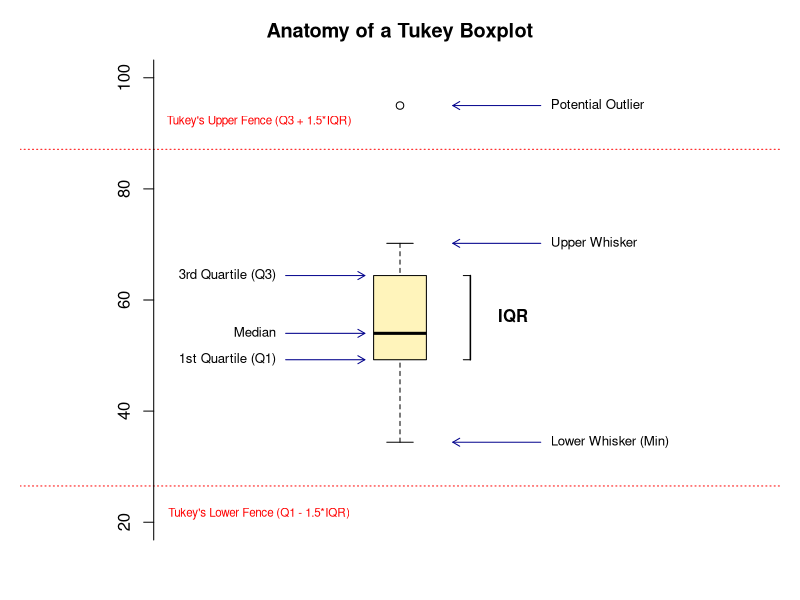

Write the R code that produced this figure.
#-------------------------------------------------------------------------------
# TITLE: Fig4_final.R
# AUTHOR: Michael J. Marino, PhD
# DATE: 2026-04-20
# MANUSCRIPT: "A Robust Workflow for Exploratory Data Analysis and Outlier 
#   Management in Small-Sample Pharmacological Datasets" (Submitted)
#
# REPOSITORY: https://github.com/mjmarino-phd/pharmacology-small-sample-EDA
# 
# LICENSE: MIT License (c) 2026 Michael J. Marino
#   Permission is granted to use, modify, and distribute this code for any 
#   purpose, provided that the manuscript above is cited in any resulting 
#   publications or derivative works.
#
# DESCRIPTION: This script generates figure 4 from the manuscript and is 
#   annotated to provide a beginner friendly introduction to the R programming language.
#-------------------------------------------------------------------------------


# Clear environment: Prevents variables from previous projects 
# from interfering with your current analysis.
rm(list = ls())

# Tip for Publication: Journals usually require high-resolution TIFFs.
# The code below is a "file device." When active, R redirects the plot 
# from the screen directly to a high-quality file in your working directory.
# Remove the "#" in the line below and change the Figure file name as needed
# You will also need to remove the '#' from the last line of code in this file

# tiff("Figure4_Final.tif", width = 8, height = 4.5, units = "in", res = 300, compression = "lzw")


# Resetting the Canvas:
# R 'remembers' the layout from the previous figure (e.g., the 4-panel Fig 3).
# par(mfrow = c(1, 1)) forces the plotting window back to a single, 
# full-page layout. This ensures Fig 4 doesn't get 'squashed' into a corner.
par(mfrow = c(1, 1), mar = c(3, 1, 3, 1)) # Tighten margins for text


#--------------------Figure 4:  Anatomy of a boxplot--------------------------


#--------------------FUNCTIONS--------------------

#-------------------------------------------------------------------------------
# FUNCTION: label_feature
# Purpose: Draws an arrow and a text label pointing to specific boxplot features.
# This ensures that our 'Anatomy' labels don't overlap the plot itself.
#-------------------------------------------------------------------------------

label_feature <- function(y_val, label, side = 1) {
  # The 'side' argument determines if the label sits on the right or left.
  # side = 1: Right-hand side (defaults)
  # side = -1: Left-hand side
  
  if (side == 1) {
    # RIGHT SIDE: Arrow points from 1.4 back toward the box (1.15)
    x_start <- 1.4
    x_end <- 1.15 
    position <- 4   # pos=4: Places text to the RIGHT of the x_start coordinate
  
  } else {
    # LEFT SIDE: Arrow points from 0.675 forward toward the box (0.9)
    # These coordinates are shifted to provide a clean, symmetrical look.
    x_start <- 0.675 
    x_end <- 0.9
    position <- 2   # pos=2: Places text to the LEFT of the x_start coordinate
  }
  
  # Draw the pointer arrow
  # length = 0.08 defines the size of the arrowhead.
  arrows(x_start, y_val, x_end, y_val, length = 0.08, col = "darkblue")
  
  # 2. Add the text label
  # cex = 0.8 slightly shrinks the text
  text(x_start, y_val, label, pos = position, cex = 0.8)
}

#--------------------End FUNCTIONS--------------------




# Generate a generic Tukey boxplot
# Defining a Typical 'Small-n' Pharmacological Dataset
# This vector represents a standard experimental group (n=11). 
# Note the final value (95.0), which appears significantly higher than the rest.
data_skewed <- c(63.7, 34.4, 53.6, 56.3, 54.0, 48.9, 65.1, 49.1, 70.2, 49.4, 95.0)

# boxplot.stats() returns 5 values: 
# [Lower Whisker, 1st Quartile, Median, 3rd Quartile, Upper Whisker]
# Note: Whiskers are NOT the min/max if outliers are present!
stats <- boxplot.stats(data_skewed)$stats

# Defining the Interquartile Range (IQR)
# The IQR (the height of the box) represents the middle 50% of your data.
# stats[4] is the 3rd Quartile (75th percentile)
# stats[2] is the 1st Quartile (25th percentile)
# Using R's 1-indexing: Index 4 is the top of the box, Index 2 is the bottom.
iqr <- stats[4] - stats[2]

# Calculating the Tukey 'Fences'
# John Tukey defined outliers as points falling more than 1.5x the IQR 
# away from the edge of the box. 
# These fences determine where the 'whiskers' end and 'outliers' begin.

upper_fence <- stats[4] + 1.5 * iqr
lower_fence <- stats[2] - 1.5 * iqr

# Setup the Blank Canvas
# We use plot(NULL) to define our axis limits without drawing any data yet.
# xlim = c(0, 2): Since the boxplot sits at x=1, this gives us equal space 
# on the left and right for our descriptive labels.
# ylim = c(20, 100): We set the scale to comfortably fit our outlier (95.0) 
# and the lower fence.
plot(NULL, xlim = c(0, 2), 
     ylim = c(20, 100), 
     axes = FALSE, 
     xlab = "", 
     ylab = "", 
     main = "Anatomy of a Tukey Boxplot")


# Draw the actual Boxplot
# at = 1: Places the plot in the center of our 0-2 canvas.
# add = TRUE: This is critical! It tells R to draw ON TOP of our blank plot.
# col = "#FFD70044": An 'alpha-blended' gold color. The '44' at the end 
# makes it transparent, a professional look that prevents the box from 
# obscuring any background gridlines or labels.
# boxwex = 0.3: We slim the box down to 30% width to maximize the space 
# for our anatomical pointers.
boxplot(data_skewed, 
        at = 1, 
        add = TRUE, 
        col = "#FFD70044", 
        boxwex = 0.3, 
        axes = FALSE, 
        frame.plot = FALSE)


# Adding the Annotations

# Left Side Labels (side = -1)
# These identify the "Box" components. Note that we use the 
# stats[2] and stats[4] values we extracted earlier.
label_feature(stats[2], "1st Quartile (Q1)", side = -1)
label_feature(stats[4], "3rd Quartile (Q3)", side = -1)
label_feature(stats[3], "Median", side = -1)

# Right Side Labels (side = 1)
# These identify the "Whiskers" and extreme points.
# stats[1] and stats[5] are the boundaries of 'typical' data.
label_feature(stats[1], "Lower Whisker (Min)", side = 1)
label_feature(stats[5], "Upper Whisker", side = 1)

# Here we manually point to our known high value (95) 
# to label it as a 'Potential Outlier.'
label_feature(95, "Potential Outlier", side = 1)

# Visualizing the "Tukey Fences"
# These red dotted lines (lty = 3) represent the invisible 'thresholds' 
# that the boxplot() function uses to decide what gets a whisker 
# and what gets a dot.
abline(h = upper_fence, col = "red", lty = 3)
text(0.6, upper_fence + 5, "Tukey's Upper Fence (Q3 + 1.5*IQR)", 
     col = "red", cex = 0.7)

abline(h = lower_fence, col = "red", lty = 3)
text(0.6, lower_fence - 5, "Tukey's Lower Fence (Q1 - 1.5*IQR)", 
     col = "red", cex = 0.7)


# IQR Bracket (Manual drawing for clarity)
# This 'manual' bracket emphasizes that the box height is a 
# statistical unit (the Interquartile Range).
brackets_x <- 1.2 # Position the bracket just to the right of the box

# Draw the main vertical line of the bracket
segments(brackets_x, stats[2], brackets_x, stats[4], lwd = 1.5)

# Draw the tiny horizontal 'ticks' to cap the bracket at Q1 and Q3
segments(brackets_x - 0.02, stats[2], brackets_x, stats[2])
segments(brackets_x - 0.02, stats[4], brackets_x, stats[4])

# Label the bracket
# We use the average of Q1 and Q3 to center the text 'IQR' vertically.
text(brackets_x + 0.05, (stats[2] + stats[4]) / 2, "IQR", pos = 4, font = 2)

# 2. Restoring the Y-Axis
# Since we suppressed the axes earlier for a clean look, we add 
# a custom axis now. 
# pos = 0.3: This shifts the axis slightly inward from the edge of 
# the plot for a modern, 'floating' aesthetic
axis(2, at = seq(0, 140, 20), pos = 0.3)

# Final step for high-quality export
# If you opened the tiff() device at the start of the script, 
# you MUST run dev.off() by removing the '#' below to finish writing the file and close it.
# dev.off()
